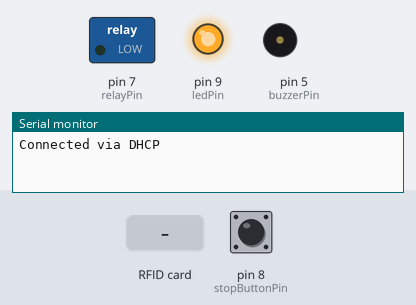
This sketch was run on a simulated Arduino Leonardo, built with avr-gcc and run on an emulated ATmega32U4. On the bench: switched loads named in the sketch (green lamp = pin HIGH), output pins drawn as LEDs (lit = HIGH), buzzer (waves = sounding), the last lines printed to the serial monitor. Inputs (shaded band) come from the test bench; at power-on: pin 8 (stopButtonPin) HIGH. WiFi joins after 1.5 s; servers stay silent unless stated; uploads are accepted with an empty reply.

Above: at 4.9 s.
5.0 s: RFID card 5E 7A 19 C4 held to the reader
At 5.5 s:
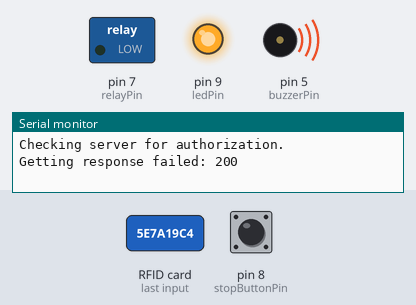
At 5.9 s:
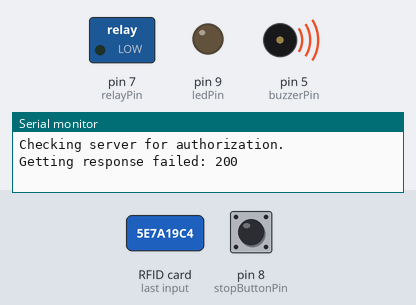
Timing chart, 0 to 8.0 s (numbered marks = the images above; inputs shaded):
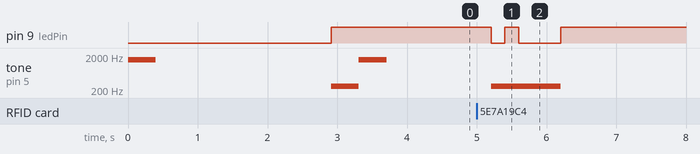

The sketch:

RFID-Interlock.ino
```cpp
#include <Wiegand.h>
#include <SPI.h>
#include <HttpClient.h>
#include <Ethernet.h>
#include <EthernetClient.h>

WIEGAND rfid;

// Enter a MAC address for your controller below.
// Newer Ethernet shields have a MAC address printed on a sticker on the shield
byte mac[] = { 0xDE, 0xAD, 0xBE, 0xEF, 0xFE, 0xED };

const char server[] = "192.168.0.100";
//const char server[] = "www.google.com";

const char script[] = "/test.php?device=12";

EthernetClient client;

// 0 = off
// 1 = on
int interlockState = 0;
int err = 0;
char uri[32];

const int ledPin =  9;
const int stopButtonPin = 8;
const int buzzerPin = 5;
const int relayPin = 7;

void setup() {
  // Starting boot-up
  tone(buzzerPin, 1568, 400);
  delay(400);
  noTone(buzzerPin);

  Serial.begin(9600);
  while (!Serial) {
    ; // wait for serial port to connect. Needed for Leonardo only
  }

  // start the Ethernet connection:
  while (Ethernet.begin(mac) == 0) {
    Serial.println("Failed to configure Ethernet using DHCP");
    Serial.println("Sleeping for 5 seconds");
    delay(5000);
  }

  Serial.println("Connected via DHCP");

  // give the Ethernet shield a second to initialize:
  delay(1000);

  // initialize the LED pin as an output:
  pinMode(ledPin, OUTPUT);
  pinMode(relayPin, OUTPUT);

  // initialize the button pin as an input:
  pinMode(stopButtonPin, INPUT);

  // turn on pullup resistors
  digitalWrite(stopButtonPin, HIGH);
  digitalWrite(ledPin, HIGH);
  digitalWrite(relayPin, LOW);

  // Start RFID reader
  rfid.begin();

  // Tell the world we're ready
  allowTone();
}

void loop() {
  int buttonState = digitalRead(stopButtonPin);
  if (interlockState == 1 && buttonState == LOW) {
    deactivate();
  } else {
    if(rfid.available()) {
      unsigned long tag = rfid.getCode();

      Serial.print("Wiegand HEX = ");
      Serial.print(tag,HEX);
      Serial.print(", DECIMAL = ");
      Serial.print(tag);
      Serial.print(", Type W");
      Serial.println(rfid.getWiegandType());

      Serial.println("Checking server for authorization.");
      sprintf(uri, "%s&tag=%lu", script, tag);

      EthernetClient c;
      HttpClient http(c);
      err = http.get(server, uri);
      if (err == 0) {
        err = http.responseStatusCode();
        if (err == 204) {
          err = http.skipResponseHeaders();
          if (err >= 0) {
            Serial.println("Authorized!");
            activate();
            allowTone();
          } else {
            Serial.print("Failed to skip response headers: ");
            Serial.println(err);
            deactivate();
          }
        } else {
          Serial.print("Getting response failed: ");
          Serial.println(err);
          denyTone();
          deactivate();
        }
      } else {
        Serial.print("Connection failed: ");
        Serial.println(err);
        deactivate();
      }
      http.stop();
    }
  }
}

void activate()
{
  interlockState = 1;
  digitalWrite(ledPin, LOW);
  digitalWrite(relayPin, HIGH);
  Serial.println("Device activated!");
}

void deactivate()
{
  interlockState = 0;
  digitalWrite(ledPin, HIGH);
  digitalWrite(relayPin, LOW);
  Serial.println("Device de-activated!");

  Serial.println("Notifying server of device shutdown.");

  sprintf(uri, "%s&status=shutdown", script);

  EthernetClient c;
  HttpClient http(c);
  err = http.get(server, uri);

  if (err == 0) {
    err = http.responseStatusCode();
    if (err == 200) {
      Serial.println("Notified server of device shutdown.");
    } else {
      Serial.print("Getting response failed: ");
      Serial.println(err);
    }
  } else {
    Serial.print("Connection failed: ");
    Serial.println(err);
  }
  http.stop();
}

void denyTone()
{
  digitalWrite(ledPin, LOW);
  tone(buzzerPin, 262, 200);
  delay(200);
  digitalWrite(ledPin, HIGH);
  tone(buzzerPin, 262, 200);
  delay(200);
  digitalWrite(ledPin, LOW);
  tone(buzzerPin, 262, 600);
  delay(600);
  digitalWrite(ledPin, HIGH);
  noTone(buzzerPin);
}

void allowTone()
{
  tone(buzzerPin, 262, 200);
  delay(200);
  tone(buzzerPin, 262, 200);
  delay(200);
  tone(buzzerPin, 1568, 400);
  delay(400);
  noTone(buzzerPin);
}
```

Measured:
- after the input at 5.0 s, pin 9 (ledPin): HIGH → LOW after 0.20 s, → HIGH 0.20 s later, → LOW 0.20 s later, → HIGH 0.60 s later; tone on pin 5 (buzzerPin): silent → 262 Hz after 0.20 s, → silent 1.0 s later
